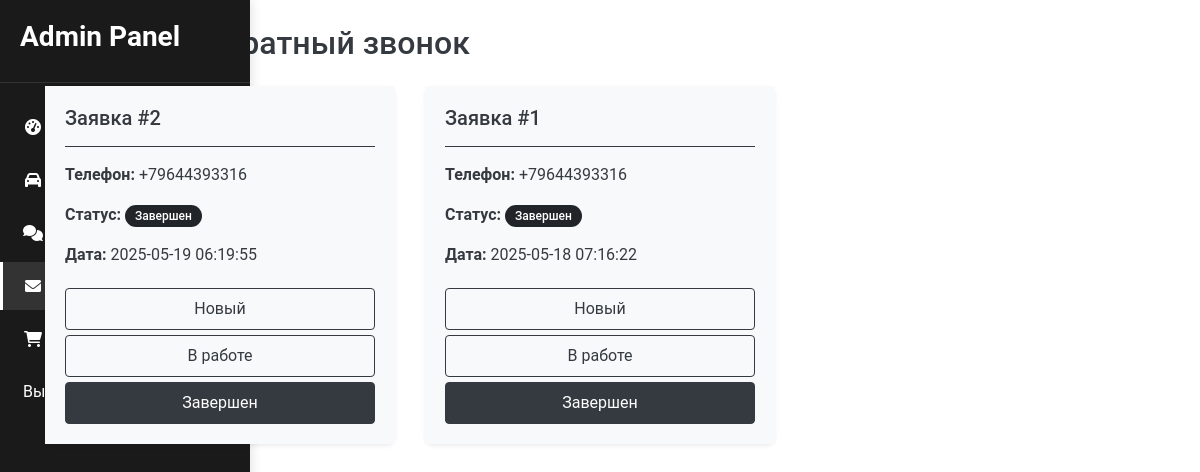
Page /admin/contact (signed in) on the earlier database version.
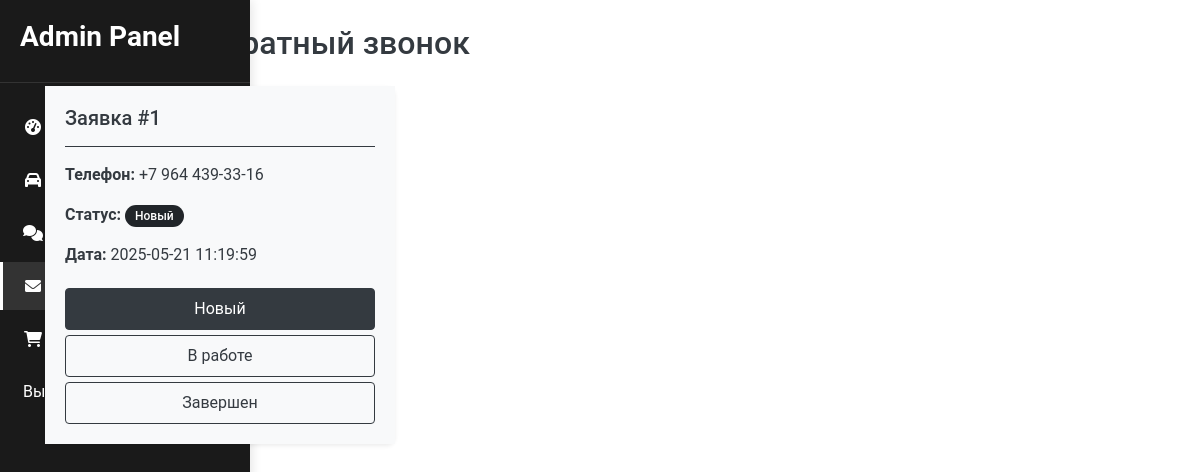
Same page on the later database version.
### tables this page shows
CREATE TABLE contacts (
            id INTEGER PRIMARY KEY AUTOINCREMENT,
            phone TEXT NOT NULL,
            status TEXT DEFAULT 'new' CHECK (status IN ('new', 'contacted', 'completed', 'rejected')),
            created_at TIMESTAMP DEFAULT CURRENT_TIMESTAMP
        );

### app.py (the view)
@app.route('/admin/contact')
def contact():
    if not session.get('logged_in'):
        return redirect(url_for('login'))
    conn = sqlite3.connect('Base/database.db')
    cursor = conn.cursor()
    cursor.execute("SELECT id, phone, status, created_at FROM contacts ORDER BY created_at DESC")
    contacts = cursor.fetchall()
    conn.close()
    return render_template('admin_contact.html', contacts=contacts)

### templates/admin_contact.html (shortened to what this page needs)
{% extends "admin_pattern.html" %}
{% block content %}
<div class="container mt-4">
    <h2 class="text-dark mb-4">Заявки на обратный звонок</h2>
    <div class="row">
        {% for contact in contacts %}
        <div class="col-md-4 mb-4">
            <div class="card border-dark shadow-sm">
                <div class="card-body bg-light">
                    <h5 class="card-title text-dark">Заявка #{{ contact[0] }}</h5>
                    <hr class="border-dark">
                    <div class="card-text text-dark mb-3">
                        <p><strong>Телефон:</strong> {{ contact[1] }}</p>
                        <p>
                            <strong>Статус:</strong>
                            <span class="badge rounded-pill bg-dark text-white">
                                {% if contact[2] == 'new' %}Новый
                                {% elif contact[2] == 'contacted' %}В работе
                                {% elif contact[2] == 'completed' %}Завершен
                                {% elif contact[2] == 'rejected' %}Отклонен
                                {% endif %}
                            </span>
                        </p>
                        <p><strong>Дата:</strong> {{ contact[3] }}</p>
                    </div>
                    <form method="POST" action="/update_contact_status" class="d-flex flex-column gap-2">
                        <button type="submit" name="new_status" value="new"
                                class="btn {% if contact[2] == 'new' %}btn-dark{% else %}btn-outline-dark{% endif %} border-dark rounded text-start">
                            Новый
                        </button>
                        <button type="submit" name="new_status" value="contacted"
                                class="btn {% if contact[2] == 'contacted' %}btn-dark{% else %}btn-outline-dark{% endif %} border-dark rounded text-start">
                            В работе
                        </button>
                        <button type="submit" name="new_status" value="completed"
                                class="btn {% if contact[2] == 'completed' %}btn-dark{% else %}btn-outline-dark{% endif %} border-dark rounded text-start">
                            Завершен
                        </button>
                    </form>
                </div>
            </div>
        </div>
        {% endfor %}
    </div>
</div>
{% endblock %}

Differences in the rows shown:
removed contacts: id "2", phone "+79644393316", status "Завершен", created_at "2025-05-19 06:19:55"
changed contacts id 1: phone "+79644393316" → "+7 964 439-33-16"; created_at "2025-05-18 07:16:22" → "2025-05-21 11:19:59"; status "Завершен" → "Новый"
